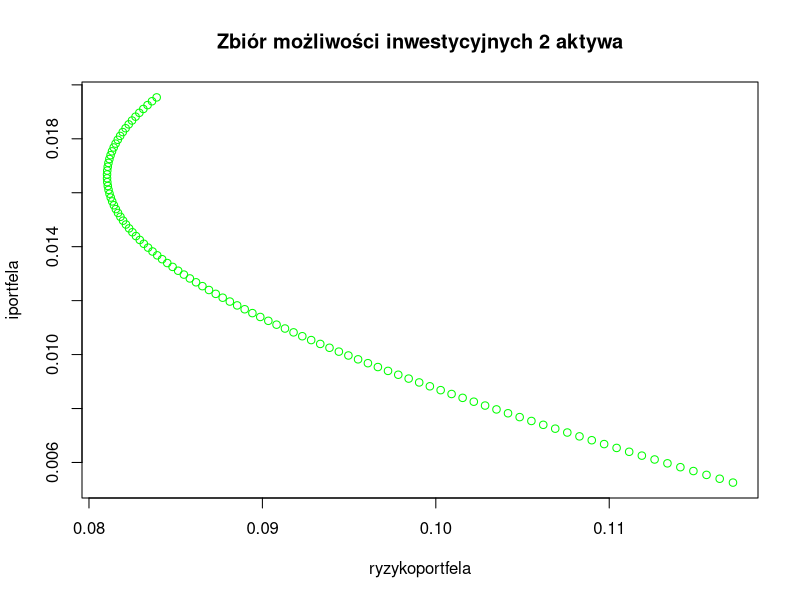

Here is the R script that generated this plot:
#Określamy folder roboczy
setwd("C:/Users/User/Desktop/IA_R")
#Wczytujemy dane z pliku stzwr.csv
stzwr <- read.csv(file = "stzwr.csv", sep=";", dec=",") #domyślnie header = TRUE
#Wybieramy do analizy dwa aktywa i zapisujemy pod nazwą nowej zmiennej
portfel2 <- stzwr[c(3,5)]
#Definujemy zmienne do obliczeń
srebro <- portfel2$Srebro
pallad <- portfel2$Pallad
#Ustalamy wagi portfela
w1 <- seq(from = 0.00, to = 1, by = 0.01)
w2 <- 1-w1


#Obliczamy odchylenia standardowe
s1 <- sd(srebro)
s2 <- sd(pallad)
#Obliczanie korelacji
korelacja <- cor(srebro,pallad)
#Stopa zwrotu portfela
iportfela <- mean(srebro)*w1+mean(pallad)*w2
#ryzyko portfela
ryzykoportfela <- (w1^2*s1^2+w2^2*s2^2+2*w1*w2*s1*s2*korelacja)^0.5
#Rysujemy wykres
plot(ryzykoportfela,iportfela, type= "p", col = "green")
title(main="Zbiór możliwości inwestycyjnych 2 aktywa")
